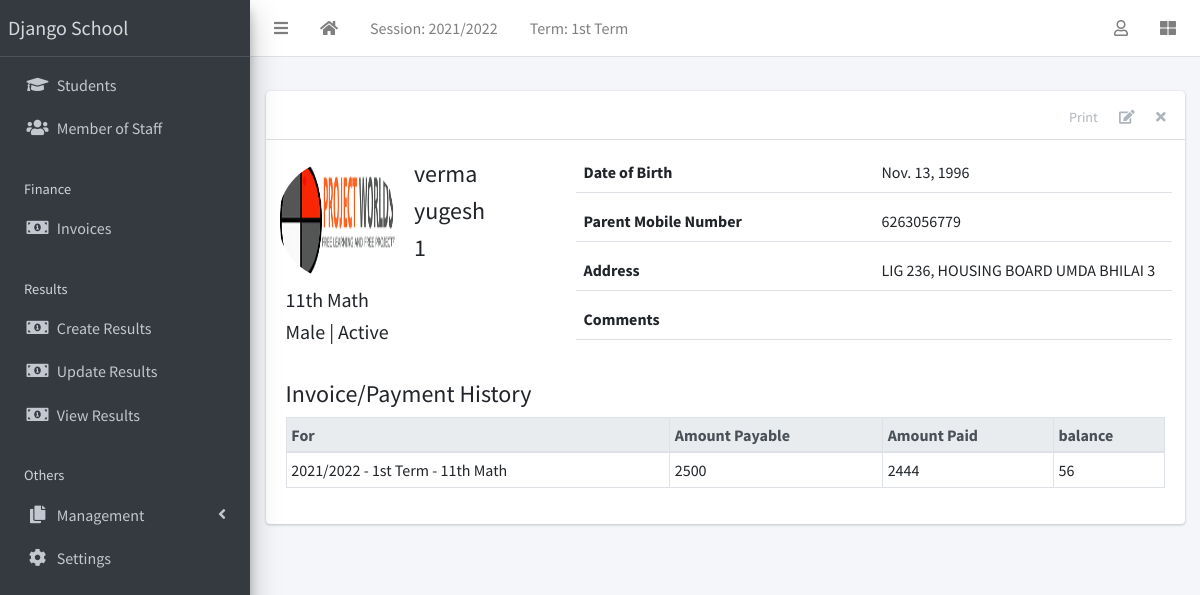
The page /student/1/ (signed in) on the database its author committed.
### apps/corecode/models.py (models this page shows, shortened)
class AcademicSession(models.Model):
    name = models.CharField(max_length=200, unique=True)
    current = models.BooleanField(default=True)
    class Meta:
        ordering = ["-name"]
    def __str__(self):
        return self.name

class AcademicTerm(models.Model):
    name = models.CharField(max_length=20, unique=True)
    current = models.BooleanField(default=True)
    class Meta:
        ordering = ["name"]
    def __str__(self):
        return self.name

class SiteConfig(models.Model):
    key = models.SlugField()
    value = models.CharField(max_length=200)

class StudentClass(models.Model):
    name = models.CharField(max_length=200, unique=True)
    class Meta:
        verbose_name = "Class"
        verbose_name_plural = "Classes"
        ordering = ["name"]
    def __str__(self):
        return self.name

### apps/students/models.py (models this page shows, shortened)
class Student(models.Model):
    STATUS_CHOICES = [("active", "Active"), ("inactive", "Inactive")]
    GENDER_CHOICES = [("male", "Male"), ("female", "Female")]
    current_status = models.CharField(
        max_length=10, choices=STATUS_CHOICES, default="active"
    )
    registration_number = models.CharField(max_length=200, unique=True)
    surname = models.CharField(max_length=200)
    firstname = models.CharField(max_length=200)
    other_name = models.CharField(max_length=200, blank=True)
    gender = models.CharField(max_length=10, choices=GENDER_CHOICES, default="male")
    date_of_birth = models.DateField(default=timezone.now)
    current_class = models.ForeignKey(
        StudentClass, on_delete=models.SET_NULL, blank=True, null=True
    )
    date_of_admission = models.DateField(default=timezone.now)
    mobile_num_regex = RegexValidator(
        regex="^[0-9]{10,15}$", message="Entered mobile number isn't in a right format!"
    )
    parent_mobile_number = models.CharField(
        validators=[mobile_num_regex], max_length=13, blank=True
    )
    address = models.TextField(blank=True)
    others = models.TextField(blank=True)
    passport = models.ImageField(blank=True, upload_to="students/passports/")
    class Meta:
        ordering = ["surname", "firstname", "other_name"]

### apps/finance/models.py (models this page shows, shortened)
class Invoice(models.Model):
    student = models.ForeignKey(Student, on_delete=models.CASCADE)
    session = models.ForeignKey(AcademicSession, on_delete=models.CASCADE)
    term = models.ForeignKey(AcademicTerm, on_delete=models.CASCADE)
    class_for = models.ForeignKey(StudentClass, on_delete=models.CASCADE)
    balance_from_previous_term = models.IntegerField(default=0)
    status = models.CharField(
        max_length=20,
        choices=[("active", "Active"), ("closed", "Closed")],
        default="active",
    )
    class Meta:
        ordering = ["student", "term"]
    def balance(self):
        payable = self.total_amount_payable()
        paid = self.total_amount_paid()
        return payable - paid
    def amount_payable(self):
        items = InvoiceItem.objects.filter(invoice=self)
        total = 0
        for item in items:
            total += item.amount
        return total
    def total_amount_payable(self):
        return self.balance_from_previous_term + self.amount_payable()
    def total_amount_paid(self):
        receipts = Receipt.objects.filter(invoice=self)
        amount = 0
        for receipt in receipts:
            amount += receipt.amount_paid
        return amount

class InvoiceItem(models.Model):
    invoice = models.ForeignKey(Invoice, on_delete=models.CASCADE)
    description = models.CharField(max_length=200)
    amount = models.IntegerField()

class Receipt(models.Model):
    invoice = models.ForeignKey(Invoice, on_delete=models.CASCADE)
    amount_paid = models.IntegerField()
    date_paid = models.DateField(default=timezone.now)
    comment = models.CharField(max_length=200, blank=True)

### apps/students/views.py (the view)
# urls.py: path("<int:pk>/", StudentDetailView.as_view(), name="student-detail"),
class StudentDetailView(LoginRequiredMixin, DetailView):
    model = Student
    template_name = "students/student_detail.html"
    def get_context_data(self, **kwargs):
        context = super(StudentDetailView, self).get_context_data(**kwargs)
        context["payments"] = Invoice.objects.filter(student=self.object)
        return context

### apps/corecode/context_processors.py (called while the page is built)
def site_defaults(request):
    current_session = AcademicSession.objects.get(current=True)
    current_term = AcademicTerm.objects.get(current=True)
    vals = SiteConfig.objects.all()
    contexts = {
        "current_session": current_session.name,
        "current_term": current_term.name,
    }
    for val in vals:
        contexts[val.key] = val.value
    return contexts

### apps/students/templates/students/student_detail.html (shortened to what this page needs)
{% extends 'base.html' %}
{% load static %}
{% block content-header %}
<div class="card-header">
  <div class="card-tools">
    <a href="#" class="btn btn-tool">Print</a>
    <a href="{% url 'student-update' object.id %}" class="btn btn-tool">
      <i class="fas fa-edit"></i>
    </a>
    <a href="{% url 'student-delete' object.id %}" class="btn btn-tool">
      <i class="fas fa-times"></i>
    </a>
  </div>
</div>
{% endblock content-header %}
{% block content %}
    <div class="row mb-4">
      <div class="col-sm-4">
        <div class="row mb-2">
          {% if object.passport %}
            <img
              src="{{ object.passport.url }}"
              class="float-left rounded-circle mr-3" style="width: 120px; height: 120px;">
          {% else %}
            <img
              src="{% static 'dist/img/avatar.png' %}"
              class="float-left rounded-circle mr-3" style="width: 120px; height: 120px;">
          {% endif %}
          <div class="float-right">
            <h4>{{ object.surname }} </h4>
            <h4>{{ object.firstname }} </h4>
            <h4>{{ object.registration_number }} </h4>
          </div>
        </div>
        <h5>{{ object.current_class }} </h5>
        <h5>{{ object.get_gender_display }} | {{ object.get_current_status_display }}</h5>
      </div>
      <div class="col-sm-8">
        <div>
          <div class="form-group border-bottom row">
            <label class="col">
              Date of Birth
            </label>
            <div class="col">
              {{ object.date_of_birth }}
            </div>
          </div>
          <div class="form-group border-bottom row">
            <label class="col">
              Parent Mobile Number
            </label>
            <div class="col">
              {{ object.parent_mobile_number}}
            </div>
          </div>
          <div class="form-group border-bottom row">
            <label class="col">
              Address
            </label>
            <div class="col">
              {{ object.address }}
            </div>
          </div>
          <div class="form-group border-bottom row">
            <label class="col">
              Comments
            </label>
            <div class="col">
            </div>
          </div>
        </div>
      </div>
    </div>
    <h4>Invoice/Payment History</h4>
    {% if payments %}
      <table class="table table-sm table-bordered table-hover">
        <thead class="thead-light">
          <tr>
            <th>For</th>
            <th>Amount Payable</th>
            <th>Amount Paid</th>
            <th>balance</th>
          </tr>
        </thead>
        <tbody>
          {% for payment in payments %}
            <tr class='clickable-row' data-href="{% url 'invoice-detail' payment.id %}">
              <td>{{payment.session}} - {{payment.term}} - {{ payment.class_for}}</td>
              <td>{{payment.total_amount_payable}}</td>
              <td>{{payment.total_amount_paid}}</td>
              <td>{{payment.balance}}</td>
            </tr>
          {% endfor %}
        </tbody>
      </table>
    {% else %}
        <p>There are no payment history for {{object}}</p>
    {% endif %}
{% endblock content %}

### templates/base.html (shortened to what this page needs)
{% load static %}
<!DOCTYPE html>
<html lang="en">
<head>
  <link rel="stylesheet" href="{% static 'plugins/fontawesome-free/css/all.min.css' %}">
  <link rel="stylesheet" href="{% static 'plugins/toastr/toastr.min.css' %}">
  <link rel="stylesheet"
    href="{% static 'plugins/overlayScrollbars/css/OverlayScrollbars.min.css' %}">
  <link rel="stylesheet" href="{% static 'plugins/Datatables/datatables.min.css' %}" />
  <link rel="stylesheet" href="{% static 'dist/css/adminlte.min.css' %}">
</head>
<body
  class="hold-transition sidebar-mini layout-fixed layout-navbar-fixed layout-footer-fixed">
  <div class="wrapper">
    <nav class="main-header navbar navbar-expand navbar-white navbar-light">
      <ul class="navbar-nav">
        <li class="nav-item">
          <a class="nav-link" data-widget="pushmenu" href="#" role="button"><i
              class="fas fa-bars"></i></a>
        </li>
        <li class="nav-item d-none d-sm-inline-block">
          <a href="{% url 'home' %} " class="nav-link"><i class="fa fa-home"></i></a>
        </li>
        <li class="nav-item d-none d-sm-inline-block">
          <a href="{% url 'current-session' %}" class="nav-link">Session: {{ current_session }}</a>
        </li>
        <li class="nav-item d-none d-sm-inline-block">
          <a href="{% url 'current-session' %}" class="nav-link">Term: {{ current_term }}</a>
        </li>
      </ul>
      <ul class="navbar-nav ml-auto">
        <li class="nav-item dropdown">
          <a class="nav-link" data-toggle="dropdown" href="#">
            <i class="far fa-user"></i>
          </a>
        </li>
        <li class="nav-item">
          <a class="nav-link" data-widget="control-sidebar" data-slide="true"
            href="#" role="button"><i class="fas fa-th-large"></i></a>
        </li>
      </ul>
    </nav>
    <aside class="main-sidebar sidebar-dark-primary elevation-4">
      <a href="{% url 'home' %}" class="brand-link">{{ school_name | default:"MySchool" }}</a>
      <div class="sidebar">
        <nav class="mt-2">
          <ul class="nav nav-pills nav-sidebar flex-column"
            data-widget="treeview" role="menu" data-accordion="false">
            <li class="nav-item">
              <a href="{% url 'student-list' %}" class="nav-link">
                <i class="nav-icon fas fa-graduation-cap"></i>
                <p>
                  Students
                </p>
              </a>
            </li>
            <li class="nav-item">
              <a href="{% url 'staff-list' %}" class="nav-link">
                <i class="nav-icon fas fa-users"></i>
                <p>
                  Member of Staff
                </p>
              </a>
            </li>
            <li class="nav-header">Finance</li>
            <li class="nav-item">
              <a href="{% url 'invoice-list' %}" class="nav-link">
                <i class="nav-icon fas fa-money-bill-alt"></i>
                <p>
                  Invoices
                </p>
              </a>
            </li>
            <li class="nav-header">Results</li>
            <li class="nav-item">
              <a href="{% url 'create-result' %}" class="nav-link">
                <i class="nav-icon fas fa-money-bill-alt"></i>
                <p>
                  Create Results
                </p>
              </a>
            </li>
            <li class="nav-item">
              <a href="{% url 'edit-results' %}" class="nav-link">
                <i class="nav-icon fas fa-money-bill-alt"></i>
                <p>
                  Update Results
                </p>
              </a>
            </li>
            <li class="nav-item">
              <a href="{% url 'view-results' %}" class="nav-link">
                <i class="nav-icon fas fa-money-bill-alt"></i>
                <p>
                  View Results
                </p>
              </a>
            </li>
            <li class="nav-header">Others</li>
            <li class="nav-item has-treeview">
              <a href="#" class="nav-link">
                <i class="nav-icon fas fa-copy"></i>
                <p>
                  Management
                  <i class="fas fa-angle-left right"></i>
                </p>
              </a>
            </li>
            <li class="nav-item">
              <a href="{% url 'configs' %}" class="nav-link">
                <i class="nav-icon fas fa-cog"></i>
                <p>
                  Settings
                </p>
              </a>
            </li>
          </ul>
        </nav>
      </div>
    </aside>
    <div class="content-wrapper">
      <section class="content-header">
      </section>
      <section class="content">
        <div class="container-fluid">
          <div class="row">
            <div class="col-md-12">
              {% block fullcard %}
              <div class="card">
                {% block content-header %}{% endblock content-header %}
                <div class="card-body">
                  <div class="row">
                    <div class="col">
                      {% block content %}
                      {% endblock content %}
                    </div>
                  </div>
                </div>
              </div>
              {% endblock fullcard %}
            </div>
          </div>
        </div>
      </section>
    </div>
  </div>
</body>
</html>

### rows shown on the page
AcademicSession: name "2021/2022"
AcademicTerm: name "1st Term"
SiteConfig: value "Django School"
Student: passport (picture), surname "verma", firstname "yugesh", registration_number "1", current_class "11th Math", gender "Male", current_status "Active", date_of_birth "Nov. 13, 1996", parent_mobile_number "6263056779", address "LIG 236, HOUSING BOARD UMDA BHILAI 3"
Invoice: session "2021/2022", term "1st Term", class_for "11th Math", total_amount_payable "2500", total_amount_paid "2444", balance "56"
